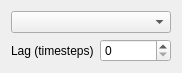
<?xml version="1.0" encoding="UTF-8"?>
<ui version="4.0">
 <class>QtWhiteNoiseSystemParametersDialog</class>
 <widget class="QDialog" name="QtWhiteNoiseSystemParametersDialog">
  <property name="geometry">
   <rect>
    <x>0</x>
    <y>0</y>
    <width>182</width>
    <height>66</height>
   </rect>
  </property>
  <property name="windowTitle">
   <string>QtWhiteNoiseSystemParametersDialog</string>
  </property>
  <property name="windowIcon">
   <iconset resource="KalmanFilterer.qrc">
    <normaloff>:/images/R.png</normaloff>:/images/R.png</iconset>
  </property>
  <layout class="QVBoxLayout" name="verticalLayout">
   <item>
    <widget class="QComboBox" name="box_white_noise_system_type">
     <property name="currentIndex">
      <number>-1</number>
     </property>
    </widget>
   </item>
   <item>
    <layout class="QHBoxLayout" name="horizontalLayout">
     <item>
      <widget class="QLabel" name="label_lag">
       <property name="text">
        <string>Lag (timesteps)</string>
       </property>
      </widget>
     </item>
     <item>
      <widget class="QSpinBox" name="box_lag"/>
     </item>
    </layout>
   </item>
  </layout>
 </widget>
 <layoutdefault spacing="6" margin="11"/>
 <resources>
  <include location="KalmanFilterer.qrc"/>
 </resources>
 <connections/>
</ui>
